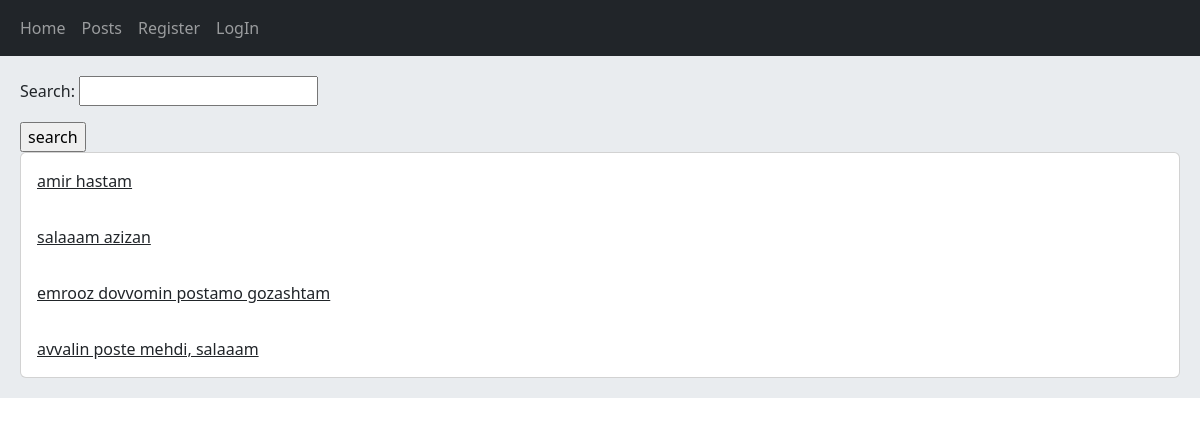
/post/, run on an earlier commit of the app's database.
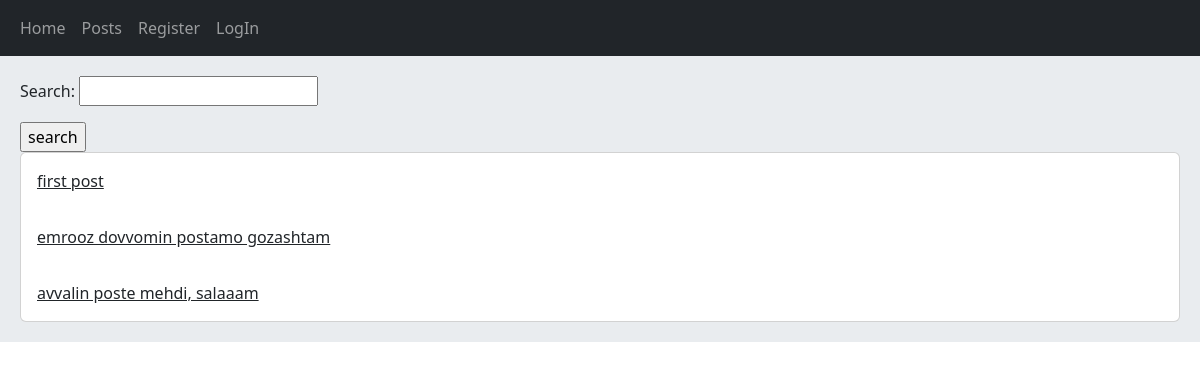
And on a later commit of the database.
### posts/models.py (models this page shows, shortened)
class Post(models.Model):
    user = models.ForeignKey(User, on_delete=models.CASCADE, related_name='posts')
    body = models.TextField()
    slug = models.SlugField()
    created = models.DateTimeField(auto_now_add=True)
    updated = models.DateTimeField(auto_now=True)
    class Meta:
        ordering = ('-updated',)
    def get_absolute_url(self):
        return reverse("posts:post_detail", args=(self.id, self.slug))

### posts/views.py (the view)
# urls.py: path('', views.PostsPageView.as_view(), name='posts_list'),
class PostsPageView(View):
    form_class = PostSearchForm
    def get(self, request):
        posts = Post.objects.all()
        if request.GET.get('search'):
            posts = posts.filter(body__icontains=request.GET['search'])
        return render(request, 'posts/posts_view.html', {'posts':posts, 'form':self.form_class})

### posts/templates/posts/posts_view.html (shortened to what this page needs)
{% extends '_base.html' %}
{% block content %}
    <form action="" method="get">
        {{ form.as_p }}
        <input type="submit" value="search">
    </form>
    <div class="card">
        {% for post in posts %}
            <a href="{{ post.get_absolute_url }}" class="card-body">{{ post.body|truncatewords:8 }}</a>
        {% endfor %}
    </div>
{% endblock content %}

What changed in the data, as far as the page shows it:
removed Post: body "amir hastam"
removed Post: body "salaaam azizan"
added Post: body "first post"
